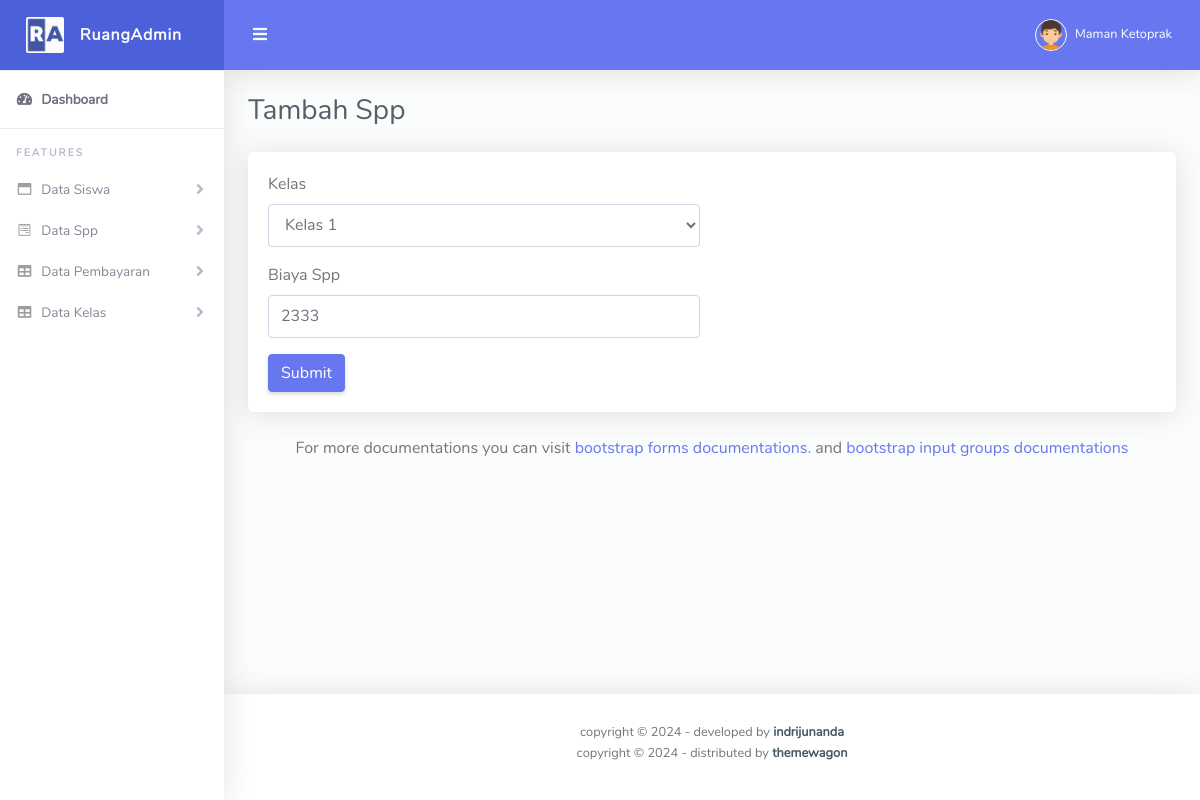
/admin/editspp.php?hal=edit&id=3 (signed in), run on an earlier commit of the app's database.
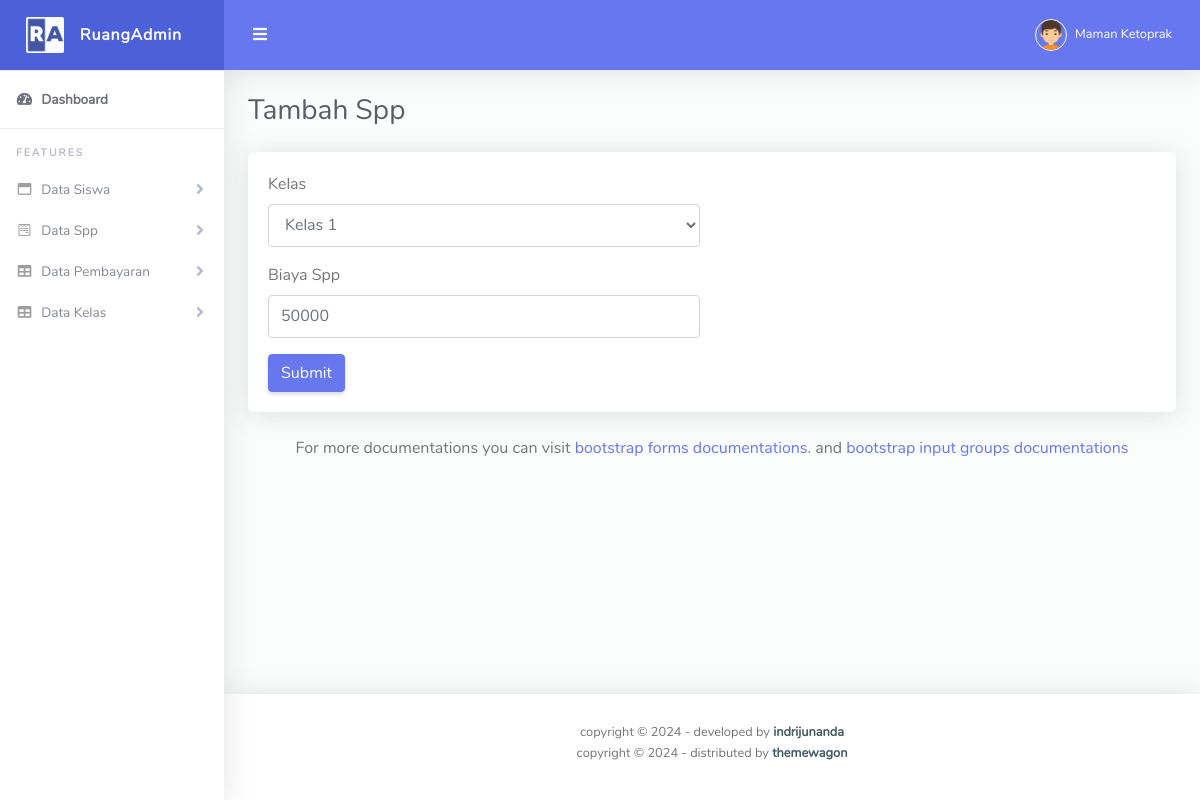
And on a later commit of the database.
### tables this page shows
CREATE TABLE `spp_221043` (
  `id_221043` int(11) NOT NULL,
  `id_kelas_221043` int(11) NOT NULL,
  `biaya_221043` decimal(10,0) NOT NULL
);

### admin/editspp.php (the view, shortened to what the changed rows need)
<?php
include '../koneksi.php';
if(isset($_GET['hal'])){
    if($_GET['hal'] == "edit"){
        $tampil = mysqli_query($koneksi, "SELECT
                                                spp_221043.*,
                                                kelas_221043.kelas_221043 AS nama_kelas
                                            FROM
                                                spp_221043
                                            JOIN
                                                kelas_221043 ON spp_221043.id_kelas_221043 = kelas_221043.id_221043
                                            WHERE
                                                spp_221043.id_221043 = '$_GET[id]'");
        $data = mysqli_fetch_array($tampil);
        if($data){
            $biaya = $data['biaya_221043'];
        }
    }
}
?>
<!DOCTYPE html>
<html lang="en">
<head>
  <link href="../assets/vendor/fontawesome-free/css/all.min.css" rel="stylesheet" type="text/css">
  <link href="../assets/vendor/bootstrap/css/bootstrap.min.css" rel="stylesheet" type="text/css">
  <link href="../assets/css/ruang-admin.min.css" rel="stylesheet">
  <link href="../assets/vendor/datatables/dataTables.bootstrap4.min.css" rel="stylesheet">
</head>
<body id="page-top">
  <div id="wrapper">
    <div id="content-wrapper" class="d-flex flex-column">
      <div id="content">
        <div class="container-fluid" id="container-wrapper">
          <div class="d-sm-flex align-items-center justify-content-between mb-4">
            <h1 class="h3 mb-0 text-gray-800">Tambah Spp</h1>
          </div>
          <div class="row">
          <div class="col-lg-12">
            <div class="card mb-4">
              <div class="card-body">
                <form method="POST">
                  <div class="row">
                    <div class="col-lg-6">
                    <div class="form-group">
                        <label for="password">Biaya Spp</label>
                        <input type="number" class="form-control" id="biaya" value="<?= $biaya ?>" name="biaya" placeholder="Biaya" required>
                    </div>
                    </div>
                  </div>
                </form>
              </div>
            </div>
          </div>
        </div>
      </div>
      </div>
    </div>
  </div>
</body>
</html>

What changed in the data, as far as the page shows it:
changed spp_221043: biaya "2333" → "50000"
